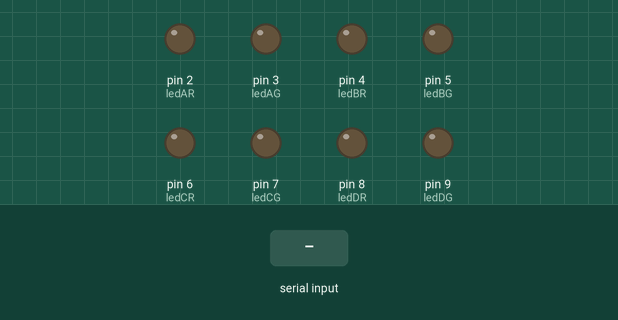
A sketch run on a simulated Arduino Uno, built with avr-gcc and run on an emulated ATmega328P. Shown: output pins drawn as LEDs (lit = HIGH). Inputs (shaded band) come from the test bench. What the sketch prints to the serial monitor is not drawn.

Above: at 1.2 s.
1.3 s: "1\n" received over Serial
At 1.6 s:
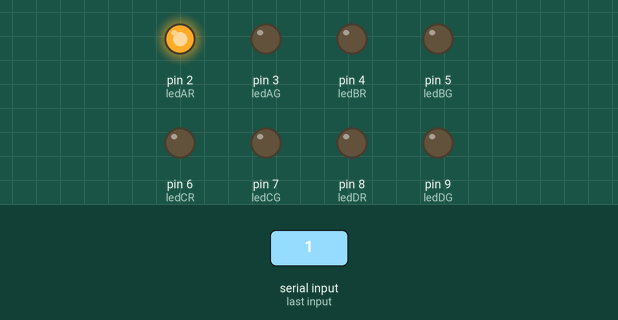
2.8 s: "2\n" received over Serial
At 3.8 s:
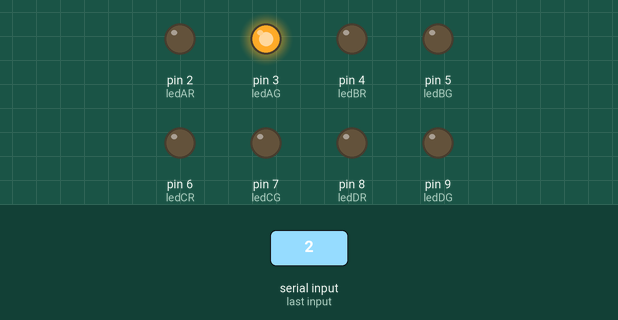
4.3 s: "0\n" received over Serial
At 4.8 s:
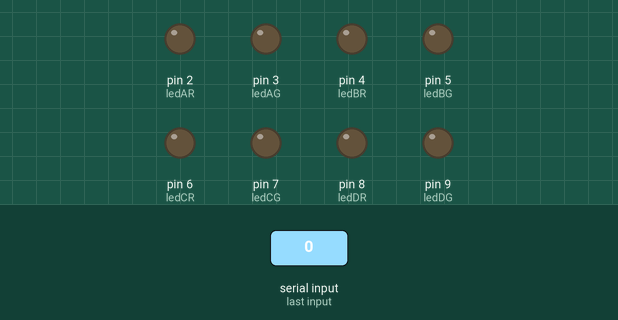
Timing chart, 0 to 7.3 s (numbered marks = the images above; inputs shaded):
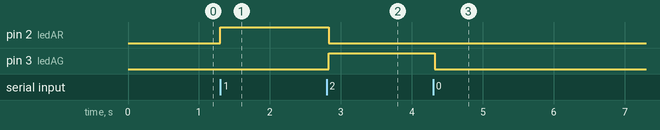

Measured:
- after the input at 1.3 s, pin 2 (ledAR): LOW → HIGH at once
- after the input at 2.8 s, pin 2 (ledAR): HIGH → LOW at once; pin 3 (ledAG): LOW → HIGH at once
- after the input at 4.3 s, pin 3 (ledAG): HIGH → LOW at once

The sketch:

ledcontroller.ino
```cpp
//set pins
const int ledAR = 2;
const int ledAG = 3;

const int ledBR = 4;
const int ledBG = 5;

const int ledCR = 6;
const int ledCG = 7;

const int ledDR = 8;
const int ledDG = 9;

const byte numChars = 5;
char receivedChars[numChars]; // an array to store the received data

boolean newData = false;

void setup() {

  pinMode(ledAR, OUTPUT);
  pinMode(ledAG, OUTPUT);

  pinMode(ledBR, OUTPUT);
  pinMode(ledBG, OUTPUT);

  pinMode(ledCR, OUTPUT);
  pinMode(ledCG, OUTPUT);

  pinMode(ledDR, OUTPUT);
  pinMode(ledDG, OUTPUT);

  Serial.begin(9600);
  Serial.println("<Arduino is ready>");
}

void loop() {
  recvWithEndMarker();
  showNewData();

  ledOn(1, receivedChars[0]);
  ledOn(2, receivedChars[1]);
  ledOn(3, receivedChars[2]);
  ledOn(4, receivedChars[3]);
}

void ledOn(int led, int color) {
  if (led == 1) {
    if (color == 48) {
      digitalWrite(ledAG, LOW);
      digitalWrite(ledAR, LOW);
    }
    if (color == 49) {
      digitalWrite(ledAG, LOW);
      digitalWrite(ledAR, HIGH);
    }
    if (color == 50){
      digitalWrite(ledAG, HIGH);
      digitalWrite(ledAR, LOW);
    }
    Serial.print(color);
  }
  if (led == 2) {
    if (color == 48) {
      digitalWrite(ledBG, LOW);
      digitalWrite(ledBR, LOW);
    }
    if (color == 49) {
      digitalWrite(ledBG, LOW);
      digitalWrite(ledBR, HIGH);
    }
    if (color == 50){
      digitalWrite(ledBG, HIGH);
      digitalWrite(ledBR, LOW);
    }
    Serial.print(color);
  }
  if (led == 3) {
    if (color == 48) {
      digitalWrite(ledCG, LOW);
      digitalWrite(ledCR, LOW);
    }
    if (color == 49) {
      digitalWrite(ledCG, LOW);
      digitalWrite(ledCR, HIGH);
    }
    if (color == 50){
      digitalWrite(ledCG, HIGH);
      digitalWrite(ledCR, LOW);
    }
    Serial.print(color);
  }
  if (led == 4) {
    if (color == 48) {
      digitalWrite(ledDG, LOW);
      digitalWrite(ledDR, LOW);
    }
    if (color == 49) {
      digitalWrite(ledDG, LOW);
      digitalWrite(ledDR, HIGH);
    }
    if (color == 50){
      digitalWrite(ledDG, HIGH);
      digitalWrite(ledDR, LOW);
    }
    Serial.print(color);
  }
  Serial.println();
//  Serial.print("led ");
//  Serial.print(led);
//  Serial.print(" aan, kleur: ");
//  Serial.println(color);
}

void recvWithEndMarker() {
  static byte ndx = 0;
  char endMarker = '\n';
  char rc;

  // if (Serial.available() > 0) {
  while (Serial.available() > 0 && newData == false) {
    rc = Serial.read();

    if (rc != endMarker) {
      receivedChars[ndx] = rc;
      ndx++;
      if (ndx >= numChars) {
        ndx = numChars - 1;
      }
    }
    else {
      receivedChars[ndx] = '\0'; // terminate the string
      ndx = 0;
      newData = true;
    }
  }
}

void showNewData() {
  if (newData == true) {
    Serial.print("This just in ... ");
    Serial.println(receivedChars);
    newData = false;
  }
}
```
